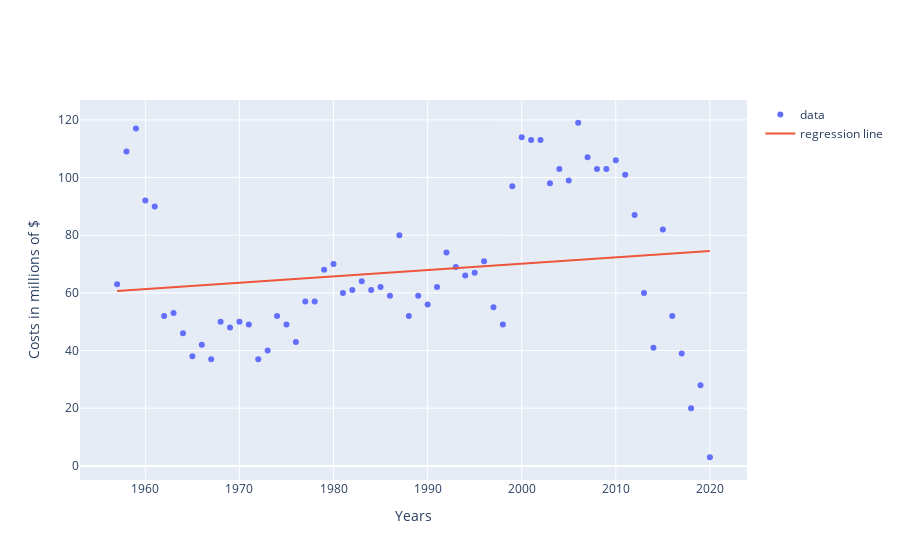

The notebook cell saved with this chart:
### Markdown cell above
<a id='grafico'></a>
## Rappresentazione alternativa
Dato l'andamento dei lanci possiamo vedere che non vi è una vera e propria crescita.<br>
Trend che sicuramente andrà a modificarsi in un futuro non troppo lontano viste le grandi scoperte nel campo aerospaziale e la creazione del turismo spaziale.

### Code cell
anno = df["Anno"].unique()
x = list(map(int, anno))
conta = df.groupby(["Anno"]).size()
y = list(map(int, conta))
w_hat = np.sum((x-np.mean(x))*(y-np.mean(y)))/np.sum((x-np.mean(x))**2)
b_hat = np.mean(y)-w_hat*np.mean(x)

x_line = np.array([np.min(x), np.max(x)])
y_line = b_hat + w_hat*x_line
data = [
    go.Scatter(x=x, y=y, mode="markers", name="data"),
    go.Scatter(x=x_line, y=y_line, mode="lines", name="regression line"),
]
layout = go.Layout(xaxis = dict(title="Years"), yaxis = dict(title="Costs in millions of $"))
py.iplot(go.Figure(data, layout))

### Figure 1 — Plotly figure (JSON) as saved in the notebook; plotly's stock layout.template omitted (floating-point values rounded to 4 significant figures)
{"data": [{"mode": "markers", "name": "data", "type": "scatter", "x": [2020, 2019, 2018, 2017, 2016, 2015, 2014, 2013, 2012, 2011, 2010, 2009, 2008, 2007, 2006, 2005, 2004, 2003, 2002, 2001, 2000, 1999, 1998, 1997, 1996, 1995, 1994, 1993, 1992, 1991, 1990, 1989, 1988, 1987, 1986, 1985, 1984, 1983, 1982, 1981, 1980, 1979, 1978, 1977, 1976, 1975, 1974, 1973, 1972, 1971, 1970, 1969, 1968, 1967, 1966, 1965, 1964, 1963, 1962, 1961, 1960, 1959, 1958, 1957], "y": [3, 28, 20, 39, 52, 82, 41, 60, 87, 101, 106, 103, 103, 107, 119, 99, 103, 98, 113, 113, 114, 97, 49, 55, 71, 67, 66, 69, 74, 62, 56, 59, 52, 80, 59, 62, 61, 64, 61, 60, 70, 68, 57, 57, 43, 49, 52, 40, 37, 49, 50, 48, 50, 37, 42, 38, 46, 53, 52, 90, 92, 117, 109, 63]}, {"mode": "lines", "name": "regression line", "type": "scatter", "x": [1957, 2020], "y": [60.62, 74.51]}], "layout": {"xaxis": {"title": {"text": "Years"}}, "yaxis": {"title": {"text": "Costs in millions of $"}}}}
